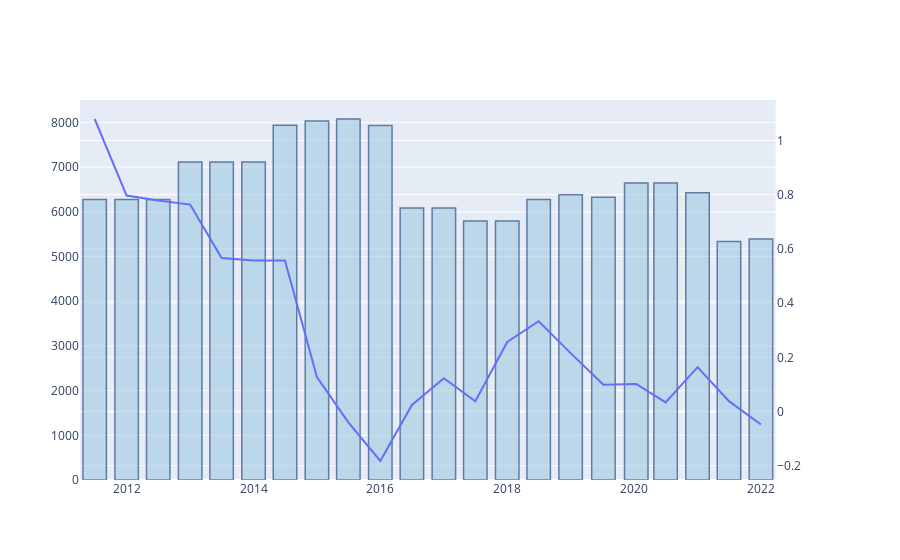

Write notebook code for a chart like this one.
### Code cell
subfig = make_subplots(specs=[[{'secondary_y':True}]])
fig1 = px.line(bigmac_Col, x='date', y='USD_adjusted')
fig2 = px.bar(bigmac_Col, x='date' , y='GDP_dollar')
fig2.update_traces(marker_color='rgb(158,202,225)', marker_line_color='rgb(8,48,107)', marker_line_width=1.5,opacity=0.6)
fig1.update_traces(yaxis = "y2")
subfig.add_traces(fig1.data + fig2.data)
subfig.show()

### Figure 1 — Plotly figure (JSON) as saved in the notebook; plotly's stock layout.template omitted (floating-point values rounded to 4 significant figures)
{"data": [{"hovertemplate": "date=%{x}<br>USD_adjusted=%{y}<extra></extra>", "legendgroup": "", "line": {"color": "#636efa", "dash": "solid"}, "marker": {"symbol": "circle"}, "mode": "lines", "name": "", "orientation": "v", "showlegend": false, "type": "scatter", "x": ["2011-07-01", "2012-01-01", "2012-07-01", "2013-01-01", "2013-07-01", "2014-01-01", "2014-07-01", "2015-01-01", "2015-07-01", "2016-01-01", "2016-07-01", "2017-01-01", "2017-07-01", "2018-01-01", "2018-07-01", "2019-01-01", "2019-07-09", "2020-01-14", "2020-07-01", "2021-01-01", "2021-07-01", "2022-01-01"], "xaxis": "x", "y": [1.079, 0.7966, 0.7786, 0.7632, 0.5661, 0.5567, 0.5571, 0.1273, -0.03991, -0.1824, 0.02415, 0.1227, 0.038, 0.2568, 0.3332, 0.2154, 0.09901, 0.1019, 0.03394, 0.1637, 0.03829, -0.04801], "yaxis": "y2"}, {"alignmentgroup": "True", "hovertemplate": "date=%{x}<br>GDP_dollar=%{y}<extra></extra>", "legendgroup": "", "marker": {"color": "rgb(158,202,225)", "line": {"color": "rgb(8,48,107)", "width": 1.5}, "pattern": {"shape": ""}}, "name": "", "offsetgroup": "", "opacity": 0.6, "orientation": "v", "showlegend": false, "textposition": "auto", "type": "bar", "x": ["2011-07-01", "2012-01-01", "2012-07-01", "2013-01-01", "2013-07-01", "2014-01-01", "2014-07-01", "2015-01-01", "2015-07-01", "2016-01-01", "2016-07-01", "2017-01-01", "2017-07-01", "2018-01-01", "2018-07-01", "2019-01-01", "2019-07-09", "2020-01-14", "2020-07-01", "2021-01-01", "2021-07-01", "2022-01-01"], "xaxis": "x", "y": [6273.0, 6273.0, 6273.0, 7114.0, 7114.0, 7114.0, 7936.0, 8031.0, 8076.0, 7928.0, 6084.0, 6084.0, 5792.0, 5792.0, 6273.0, 6380.0, 6325.0, 6642.0, 6642.0, 6423.0, 5336.0, 5391.0], "yaxis": "y"}], "layout": {"xaxis": {"anchor": "y", "domain": [0, 0.94]}, "yaxis": {"anchor": "x", "domain": [0, 1]}, "yaxis2": {"anchor": "x", "overlaying": "y", "side": "right"}}}
